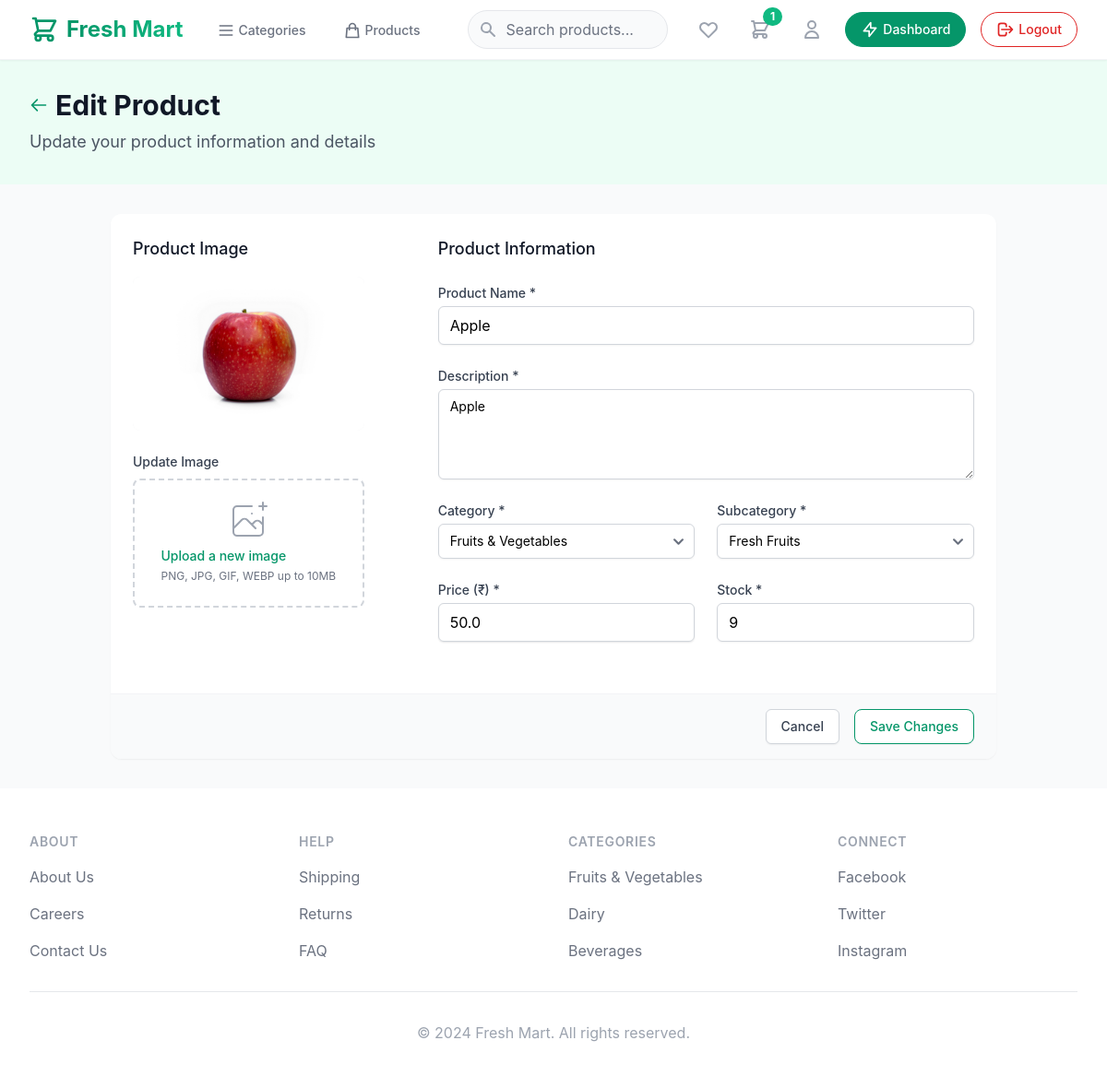
The page /seller/products/2/edit (signed in) on the database as committed earlier.
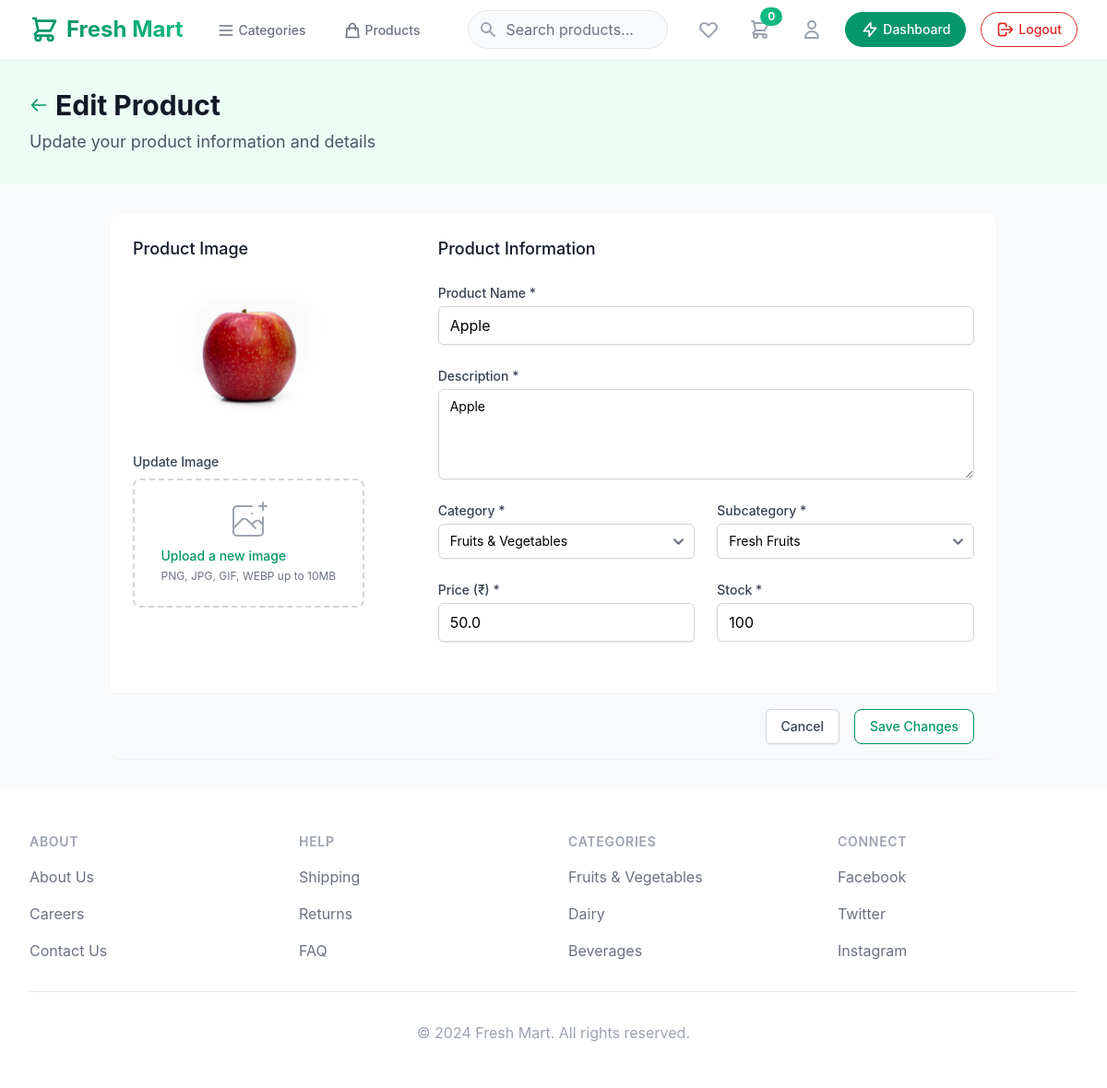
The same page on the database as committed later.
### app.py (models this page shows, shortened)
class Product(db.Model):
    __tablename__ = 'products'
    id = Column(Integer, primary_key=True)
    name = Column(String(200), nullable=False)
    price = Column(Float, nullable=False)
    description = Column(Text, nullable=True)
    image_url = Column(String(255), nullable=True)
    stock = Column(Integer, default=0)
    created_at = Column(DateTime, default=datetime.utcnow)
    sub_category_id = Column(Integer, ForeignKey('subcategories.id'), nullable=False)
    seller_id = Column(Integer, ForeignKey('users.id'), nullable=True)
    subcategory = relationship('SubCategory', back_populates='products')
    seller = relationship('User', backref=backref('seller_products', lazy=True))
    ratings = relationship('Rating', back_populates='product', cascade="all, delete-orphan")

### app.py (the view, shortened to what this page needs)
@app.route('/seller/products/<int:id>/edit', methods=['GET', 'POST'])
@login_required
def edit_product(id):
    if not current_user.is_seller:
        flash('Access denied. Seller account required.', 'error')
        return redirect(url_for('home'))
    product = Product.query.get_or_404(id)
    if product.seller_id != current_user.id:
        flash('Access denied. You can only edit your own products.', 'error')
        return redirect(url_for('seller_dashboard'))
    categories = Category.query.all()
    return render_template('pages/edit-product.html', product=product, categories=categories)

### app.py (called while the page is built)
@login_manager.user_loader
def load_user(user_id):
    return User.query.get(int(user_id))

@app.context_processor
def inject_cart():
    if current_user.is_authenticated:
        cart = Cart.query.filter_by(user_id=current_user.id).first()
        return {'user_cart': cart}
    return {'user_cart': None}

### templates/pages/edit-product.html (shortened to what the changed rows need)
{% extends "base.html" %}
{% block content %}
<div class="bg-emerald-50">
    <div class="max-w-7xl mx-auto px-4 sm:px-6 lg:px-8 py-8">
        <div class="flex items-center space-x-2">
            <h1 class="text-3xl font-bold text-gray-900">Edit Product</h1>
        </div>
    </div>
</div>
<div class="max-w-5xl mx-auto px-4 sm:px-6 lg:px-8 py-8">
    <div class="bg-white rounded-xl shadow-sm overflow-hidden">
        <form method="POST" enctype="multipart/form-data" class="space-y-8">
            <div class="grid grid-cols-1 md:grid-cols-3 gap-8">
                <div class="md:col-span-1 p-6 bg-white ">
                    <div class="mb-6">
                        <div class="aspect-w-1 aspect-h-1 rounded-lg bg-gray-100 overflow-hidden">
                            {% if product.image_url %}
                                <img id="current-image" src="{{ url_for('static', filename=product.image_url) }}" alt="{{ product.name }}" class="w-full h-full object-center object-cover">
                            {% endif %}
                        </div>
                    </div>
                </div>
                <div class="md:col-span-2 p-6">
                    <div class="space-y-6">
                        <div>
                            <label for="name" class="block text-sm font-medium text-gray-700">Product Name *</label>
                            <input type="text" name="name" id="name" required value="{{ product.name }}"
                                class="mt-1 block w-full rounded-md border-gray-300 shadow-sm focus:border-emerald-500 focus:ring-emerald-500 sm:text-sm">
                        </div>
                        <div>
                            <label for="description" class="block text-sm font-medium text-gray-700">Description *</label>
                            <textarea name="description" id="description" rows="4" required
                                class="mt-1 block w-full rounded-md border-gray-300 shadow-sm focus:border-emerald-500 focus:ring-emerald-500 sm:text-sm">{{ product.description }}</textarea>
                        </div>
                        <div class="grid grid-cols-1 md:grid-cols-2 gap-6">
                            <div>
                                <div class="mt-1 relative rounded-md shadow-sm">
                                    <input type="number" name="price" id="price" step="0.01" min="0" required value="{{ product.price }}"
                                        class="pl-7 block w-full rounded-md border-gray-300 shadow-sm focus:border-emerald-500 focus:ring-emerald-500 sm:text-sm">
                                </div>
                            </div>
                            <div>
                                <label for="stock" class="block text-sm font-medium text-gray-700">Stock *</label>
                                <input type="number" name="stock" id="stock" min="0" required value="{{ product.stock }}"
                                    class="mt-1 block w-full rounded-md border-gray-300 shadow-sm focus:border-emerald-500 focus:ring-emerald-500 sm:text-sm">
                            </div>
                        </div>
                    </div>
                </div>
            </div>
        </form>
    </div>
</div>
{% endblock %}

Rows that differ between the two databases and show on the page:
changed Product "Apple": stock "9" → "100"
Other text that changed with them:
{{ user_cart.items|length }}: "1" → (not shown)
text now shown: "0"
